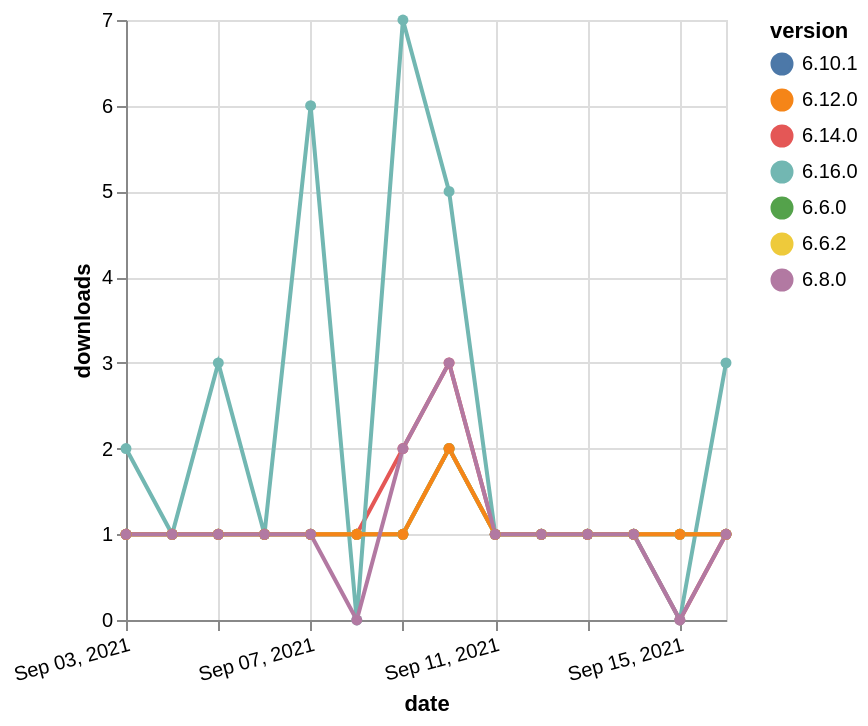

Vega-Lite specification for this chart:
### Vega-Lite specification from a JSON file in a GitHub repository (floating-point values rounded to 4 significant figures)
{"$schema": "https://vega.github.io/schema/vega-lite/v5.json", "description": "A simple bar chart with embedded data.", "data": {"values": [{"date": "2021-09-03", "total": 294, "delta": 1, "version": "6.6.0"}, {"date": "2021-09-04", "total": 295, "delta": 1, "version": "6.6.0"}, {"date": "2021-09-05", "total": 296, "delta": 1, "version": "6.6.0"}, {"date": "2021-09-06", "total": 297, "delta": 1, "version": "6.6.0"}, {"date": "2021-09-07", "total": 298, "delta": 1, "version": "6.6.0"}, {"date": "2021-09-08", "total": 299, "delta": 1, "version": "6.6.0"}, {"date": "2021-09-09", "total": 300, "delta": 1, "version": "6.6.0"}, {"date": "2021-09-10", "total": 302, "delta": 2, "version": "6.6.0"}, {"date": "2021-09-11", "total": 303, "delta": 1, "version": "6.6.0"}, {"date": "2021-09-12", "total": 304, "delta": 1, "version": "6.6.0"}, {"date": "2021-09-13", "total": 305, "delta": 1, "version": "6.6.0"}, {"date": "2021-09-14", "total": 306, "delta": 1, "version": "6.6.0"}, {"date": "2021-09-15", "total": 307, "delta": 1, "version": "6.6.0"}, {"date": "2021-09-16", "total": 308, "delta": 1, "version": "6.6.0"}, {"date": "2021-09-03", "total": 278, "delta": 1, "version": "6.14.0"}, {"date": "2021-09-04", "total": 279, "delta": 1, "version": "6.14.0"}, {"date": "2021-09-05", "total": 280, "delta": 1, "version": "6.14.0"}, {"date": "2021-09-06", "total": 281, "delta": 1, "version": "6.14.0"}, {"date": "2021-09-07", "total": 282, "delta": 1, "version": "6.14.0"}, {"date": "2021-09-08", "total": 283, "delta": 1, "version": "6.14.0"}, {"date": "2021-09-09", "total": 285, "delta": 2, "version": "6.14.0"}, {"date": "2021-09-10", "total": 288, "delta": 3, "version": "6.14.0"}, {"date": "2021-09-11", "total": 289, "delta": 1, "version": "6.14.0"}, {"date": "2021-09-12", "total": 290, "delta": 1, "version": "6.14.0"}, {"date": "2021-09-13", "total": 291, "delta": 1, "version": "6.14.0"}, {"date": "2021-09-14", "total": 292, "delta": 1, "version": "6.14.0"}, {"date": "2021-09-15", "total": 292, "delta": 0, "version": "6.14.0"}, {"date": "2021-09-16", "total": 293, "delta": 1, "version": "6.14.0"}, {"date": "2021-09-03", "total": 228, "delta": 2, "version": "6.16.0"}, {"date": "2021-09-04", "total": 229, "delta": 1, "version": "6.16.0"}, {"date": "2021-09-05", "total": 232, "delta": 3, "version": "6.16.0"}, {"date": "2021-09-06", "total": 233, "delta": 1, "version": "6.16.0"}, {"date": "2021-09-07", "total": 239, "delta": 6, "version": "6.16.0"}, {"date": "2021-09-08", "total": 239, "delta": 0, "version": "6.16.0"}, {"date": "2021-09-09", "total": 246, "delta": 7, "version": "6.16.0"}, {"date": "2021-09-10", "total": 251, "delta": 5, "version": "6.16.0"}, {"date": "2021-09-11", "total": 252, "delta": 1, "version": "6.16.0"}, {"date": "2021-09-12", "total": 253, "delta": 1, "version": "6.16.0"}, {"date": "2021-09-13", "total": 254, "delta": 1, "version": "6.16.0"}, {"date": "2021-09-14", "total": 255, "delta": 1, "version": "6.16.0"}, {"date": "2021-09-15", "total": 255, "delta": 0, "version": "6.16.0"}, {"date": "2021-09-16", "total": 258, "delta": 3, "version": "6.16.0"}, {"date": "2021-09-03", "total": 326, "delta": 1, "version": "6.10.1"}, {"date": "2021-09-04", "total": 327, "delta": 1, "version": "6.10.1"}, {"date": "2021-09-05", "total": 328, "delta": 1, "version": "6.10.1"}, {"date": "2021-09-06", "total": 329, "delta": 1, "version": "6.10.1"}, {"date": "2021-09-07", "total": 330, "delta": 1, "version": "6.10.1"}, {"date": "2021-09-08", "total": 331, "delta": 1, "version": "6.10.1"}, {"date": "2021-09-09", "total": 332, "delta": 1, "version": "6.10.1"}, {"date": "2021-09-10", "total": 334, "delta": 2, "version": "6.10.1"}, {"date": "2021-09-11", "total": 335, "delta": 1, "version": "6.10.1"}, {"date": "2021-09-12", "total": 336, "delta": 1, "version": "6.10.1"}, {"date": "2021-09-13", "total": 337, "delta": 1, "version": "6.10.1"}, {"date": "2021-09-14", "total": 338, "delta": 1, "version": "6.10.1"}, {"date": "2021-09-15", "total": 339, "delta": 1, "version": "6.10.1"}, {"date": "2021-09-16", "total": 340, "delta": 1, "version": "6.10.1"}, {"date": "2021-09-03", "total": 263, "delta": 1, "version": "6.6.2"}, {"date": "2021-09-04", "total": 264, "delta": 1, "version": "6.6.2"}, {"date": "2021-09-05", "total": 265, "delta": 1, "version": "6.6.2"}, {"date": "2021-09-06", "total": 266, "delta": 1, "version": "6.6.2"}, {"date": "2021-09-07", "total": 267, "delta": 1, "version": "6.6.2"}, {"date": "2021-09-08", "total": 268, "delta": 1, "version": "6.6.2"}, {"date": "2021-09-09", "total": 269, "delta": 1, "version": "6.6.2"}, {"date": "2021-09-10", "total": 271, "delta": 2, "version": "6.6.2"}, {"date": "2021-09-11", "total": 272, "delta": 1, "version": "6.6.2"}, {"date": "2021-09-12", "total": 273, "delta": 1, "version": "6.6.2"}, {"date": "2021-09-13", "total": 274, "delta": 1, "version": "6.6.2"}, {"date": "2021-09-14", "total": 275, "delta": 1, "version": "6.6.2"}, {"date": "2021-09-15", "total": 276, "delta": 1, "version": "6.6.2"}, {"date": "2021-09-16", "total": 277, "delta": 1, "version": "6.6.2"}, {"date": "2021-09-03", "total": 231, "delta": 1, "version": "6.12.0"}, {"date": "2021-09-04", "total": 232, "delta": 1, "version": "6.12.0"}, {"date": "2021-09-05", "total": 233, "delta": 1, "version": "6.12.0"}, {"date": "2021-09-06", "total": 234, "delta": 1, "version": "6.12.0"}, {"date": "2021-09-07", "total": 235, "delta": 1, "version": "6.12.0"}, {"date": "2021-09-08", "total": 236, "delta": 1, "version": "6.12.0"}, {"date": "2021-09-09", "total": 237, "delta": 1, "version": "6.12.0"}, {"date": "2021-09-10", "total": 239, "delta": 2, "version": "6.12.0"}, {"date": "2021-09-11", "total": 240, "delta": 1, "version": "6.12.0"}, {"date": "2021-09-12", "total": 241, "delta": 1, "version": "6.12.0"}, {"date": "2021-09-13", "total": 242, "delta": 1, "version": "6.12.0"}, {"date": "2021-09-14", "total": 243, "delta": 1, "version": "6.12.0"}, {"date": "2021-09-15", "total": 244, "delta": 1, "version": "6.12.0"}, {"date": "2021-09-16", "total": 245, "delta": 1, "version": "6.12.0"}, {"date": "2021-09-03", "total": 490, "delta": 1, "version": "6.8.0"}, {"date": "2021-09-04", "total": 491, "delta": 1, "version": "6.8.0"}, {"date": "2021-09-05", "total": 492, "delta": 1, "version": "6.8.0"}, {"date": "2021-09-06", "total": 493, "delta": 1, "version": "6.8.0"}, {"date": "2021-09-07", "total": 494, "delta": 1, "version": "6.8.0"}, {"date": "2021-09-08", "total": 494, "delta": 0, "version": "6.8.0"}, {"date": "2021-09-09", "total": 496, "delta": 2, "version": "6.8.0"}, {"date": "2021-09-10", "total": 499, "delta": 3, "version": "6.8.0"}, {"date": "2021-09-11", "total": 500, "delta": 1, "version": "6.8.0"}, {"date": "2021-09-12", "total": 501, "delta": 1, "version": "6.8.0"}, {"date": "2021-09-13", "total": 502, "delta": 1, "version": "6.8.0"}, {"date": "2021-09-14", "total": 503, "delta": 1, "version": "6.8.0"}, {"date": "2021-09-15", "total": 503, "delta": 0, "version": "6.8.0"}, {"date": "2021-09-16", "total": 504, "delta": 1, "version": "6.8.0"}]}, "width": "container", "mark": {"type": "line", "point": {"filled": true}}, "encoding": {"x": {"field": "date", "type": "temporal", "timeUnit": "yearmonthdate", "title": "date", "axis": {"labelAngle": -15}}, "y": {"field": "delta", "type": "quantitative", "title": "downloads"}, "color": {"field": "version", "type": "nominal"}, "tooltip": {"field": "delta"}}}
